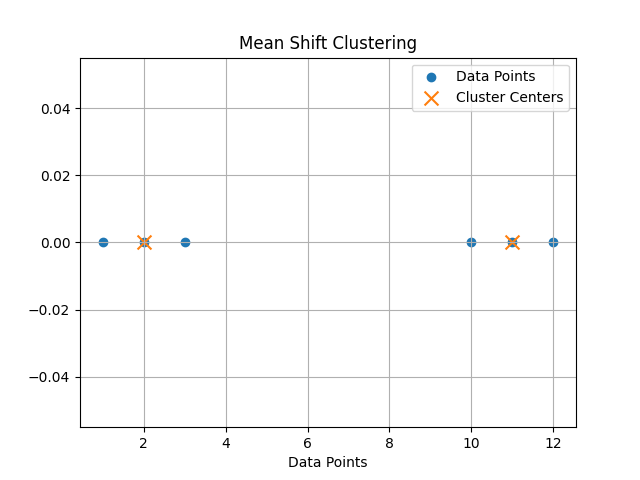

The Python source for this figure:
import numpy as np
import matplotlib.pyplot as plt

# ----------------------------
# GIVEN DATA
# ----------------------------
X = np.array([[1],[2],[3],[10],[11],[12]])

# Bandwidth (window size)
bandwidth = 2

# Initial points (start from data points)
points = X.astype(float)

# ----------------------------
# MEAN SHIFT ALGORITHM
# ----------------------------
for _ in range(10):
    new_points = []

    for p in points:
        # Find points within bandwidth
        distances = np.abs(X - p)
        neighbors = X[distances <= bandwidth]

        # Compute mean of neighbors
        mean = np.mean(neighbors)
        new_points.append([mean])

    new_points = np.array(new_points)

    # Stop if points stop changing
    if np.allclose(points, new_points):
        break

    points = new_points

# Unique cluster centers
centers = np.unique(points.round(2), axis=0)

print("Cluster Centers:")
print(centers)

# ----------------------------
# PLOT RESULT
# ----------------------------
plt.figure()

plt.scatter(X, [0]*len(X), label="Data Points")
plt.scatter(centers, [0]*len(centers), marker='x', s=100, label="Cluster Centers")

plt.title("Mean Shift Clustering")
plt.xlabel("Data Points")
plt.legend()
plt.grid(True)

plt.show()
